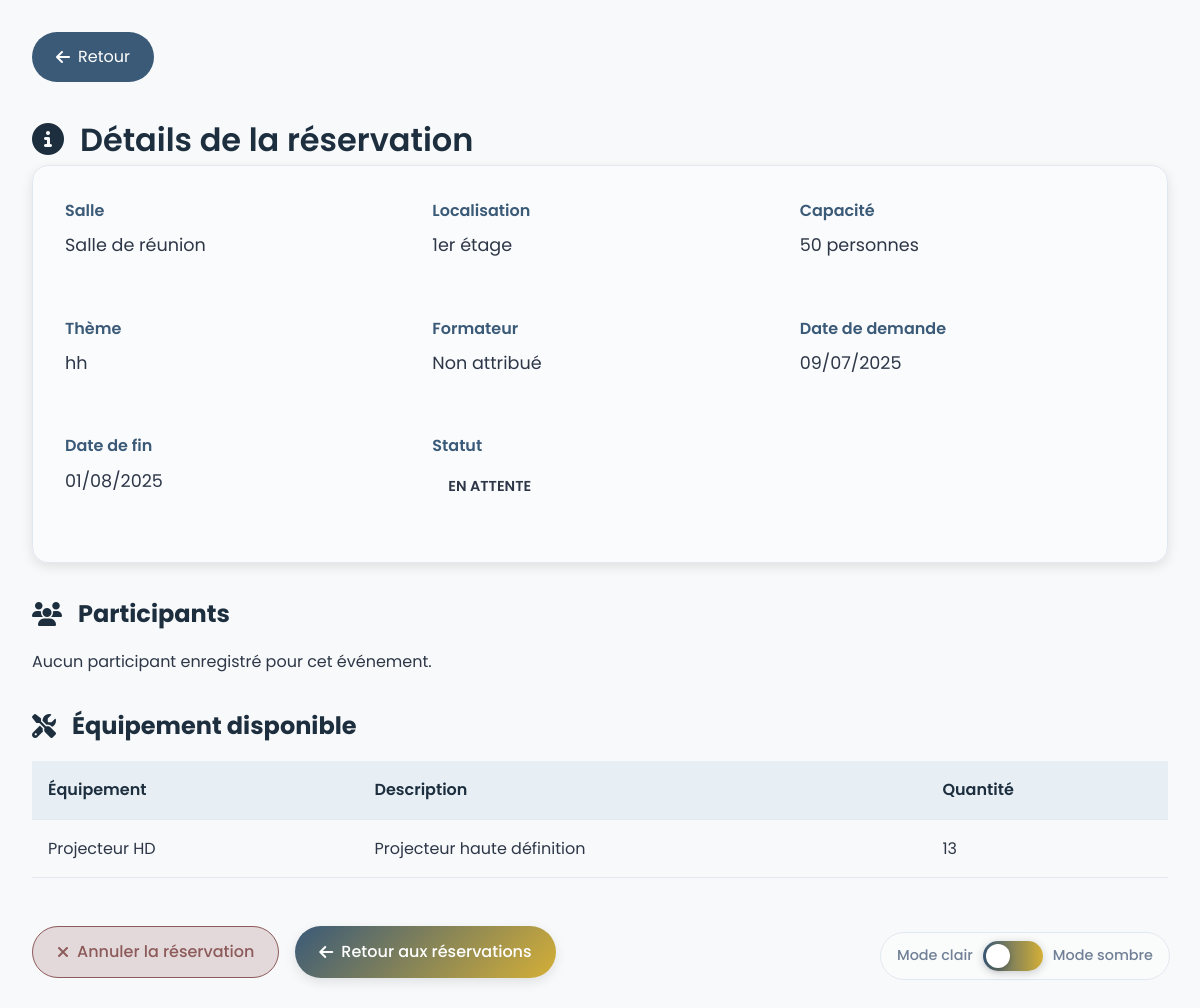
/reservation_details.php?id=7 (signed in), run on the app's committed database.
### tables this page shows
CREATE TABLE `reservation` (
  `id` int(11) NOT NULL,
  `nom` varchar(100) NOT NULL,
  `date_demande` date DEFAULT curdate(),
  `date_debut` date DEFAULT NULL,
  `date_fin` date NOT NULL,
  `statut` enum('En attente','Confirmée','Annulée') DEFAULT 'En attente',
  `utilisateur_id` int(11) NOT NULL,
  `salle_id` int(11) NOT NULL,
  `formateur_id` int(11) DEFAULT NULL
);

CREATE TABLE `salles` (
  `id` int(11) NOT NULL,
  `nom` varchar(100) NOT NULL,
  `capacite` int(11) NOT NULL,
  `localisation` varchar(50) NOT NULL,
  `disponible` tinyint(1) DEFAULT 1,
  `statut` enum('disponible','reserve','en_maintenance') NOT NULL DEFAULT 'disponible'
);

CREATE TABLE `equipement` (
  `id` int(11) NOT NULL,
  `nom` varchar(100) NOT NULL,
  `description` text DEFAULT NULL,
  `salle_id` int(11) DEFAULT NULL,
  `quantite` int(11) NOT NULL DEFAULT 0
);

### reservation_details.php (the view, shortened to what this page needs)
<?php
require_once __DIR__ . '/classes.php';
$reservationId = (int)$_GET['id'];
$user = $_SESSION['user'];
try {
    $stmt = $pdo->prepare("
        SELECT r.*, s.nom as salle_nom, s.localisation, s.capacite,
               IFNULL(e.theme, 'Non spécifié') as evenement_theme,
               IFNULL(CONCAT(u.prenom, ' ', u.nom), 'Non attribué') as formateur_nom
        FROM reservation r
        JOIN salles s ON r.salle_id = s.id
        LEFT JOIN evenement e ON e.salle_id = r.salle_id
            AND e.date_debut <= r.date_fin
            AND e.date_fin >= r.date_demande
        LEFT JOIN formateur f ON e.formateur_id = f.id
        LEFT JOIN utilisateurs u ON f.utilisateur_id = u.id
        WHERE r.id = ? AND r.utilisateur_id = ?
    ");
    $stmt->execute([$reservationId, $user->getId()]);
    $reservation = $stmt->fetch(PDO::FETCH_ASSOC);
    $stmtParticipants = $pdo->prepare("
        SELECT p.id, u.nom, u.prenom, p.service
        FROM evenement_participants ep
        JOIN participants p ON ep.participant_id = p.id
        JOIN utilisateurs u ON p.utilisateur_id = u.id
        JOIN evenement e ON ep.evenement_id = e.id
        WHERE e.salle_id = ? AND e.date_debut <= ? AND e.date_fin >= ?
    ");
    $stmtParticipants->execute([
        $reservation['salle_id'],
        $reservation['date_fin'],
        $reservation['date_demande']
    ]);
    $participants = $stmtParticipants->fetchAll(PDO::FETCH_ASSOC);
    $stmtEquipement = $pdo->prepare("
        SELECT nom, description, quantite
        FROM equipement
        WHERE salle_id = ?
    ");
    $stmtEquipement->execute([$reservation['salle_id']]);
    $equipement = $stmtEquipement->fetchAll(PDO::FETCH_ASSOC);
} catch (PDOException $e) {
    $errorMessage = "Erreur de base de données : " . $e->getMessage();
}
?>
<!DOCTYPE html>
<html lang="fr">
<head>
    <link rel="stylesheet" href="https://cdnjs.cloudflare.com/ajax/libs/font-awesome/6.4.0/css/all.min.css">
</head>
<body>
    <div class="theme-toggle-container">
        <span class="theme-label">Mode clair</span>
        <label class="theme-toggle">
            <span class="toggle-slider"></span>
        </label>
        <span class="theme-label">Mode sombre</span>
    </div>
    <div class="container">
        <a href="my_reservations.php" class="back-btn">
            <i class="fas fa-arrow-left"></i> Retour
        </a>
        <h1 class="page-title">
            <i class="fas fa-info-circle"></i>
            Détails de la réservation
        </h1>
        <div class="detail-card">
            <div class="detail-grid">
                <div class="detail-item">
                    <span class="detail-label">Salle</span>
                    <p class="detail-value"><?= htmlspecialchars($reservation['salle_nom']) ?></p>
                </div>
                <div class="detail-item">
                    <span class="detail-label">Localisation</span>
                    <p class="detail-value"><?= htmlspecialchars($reservation['localisation']) ?></p>
                </div>
                <div class="detail-item">
                    <span class="detail-label">Capacité</span>
                    <p class="detail-value"><?= htmlspecialchars($reservation['capacite']) ?> personnes</p>
                </div>
                <div class="detail-item">
                    <span class="detail-label">Thème</span>
                    <p class="detail-value"><?= htmlspecialchars($reservation['evenement_theme']) ?></p>
                </div>
                <div class="detail-item">
                    <span class="detail-label">Formateur</span>
                    <p class="detail-value"><?= htmlspecialchars($reservation['formateur_nom']) ?></p>
                </div>
                <div class="detail-item">
                    <span class="detail-label">Date de demande</span>
                    <p class="detail-value"><?= date('d/m/Y', strtotime($reservation['date_demande'])) ?></p>
                </div>
                <div class="detail-item">
                    <span class="detail-label">Date de fin</span>
                    <p class="detail-value"><?= date('d/m/Y', strtotime($reservation['date_fin'])) ?></p>
                </div>
                <div class="detail-item">
                    <span class="detail-label">Statut</span>
                    <p class="detail-value">
                        <span class="status-badge status-<?= strtolower($reservation['statut']) ?>">
                            <?= htmlspecialchars($reservation['statut']) ?>
                        </span>
                    </p>
                </div>
            </div>
        </div>
        <h2 class="section-title">
            <i class="fas fa-users"></i>
            Participants
        </h2>
        <?php if (!empty($participants)): ?>
            <div class="table-container">
                <table>
                    <thead>
                        <tr>
                            <th>Nom</th>
                            <th>Prénom</th>
                            <th>Service</th>
                        </tr>
                    </thead>
                    <tbody>
                        <?php foreach ($participants as $participant): ?>
                            <tr>
                                <td><?= htmlspecialchars($participant['nom']) ?></td>
                                <td><?= htmlspecialchars($participant['prenom']) ?></td>
                                <td><?= htmlspecialchars($participant['service']) ?></td>
                            </tr>
                        <?php endforeach; ?>
                    </tbody>
                </table>
            </div>
        <?php else: ?>
            <p>Aucun participant enregistré pour cet événement.</p>
        <?php endif; ?>
        <h2 class="section-title">
            <i class="fas fa-tools"></i>
            Équipement disponible
        </h2>
        <?php if (!empty($equipement)): ?>
            <div class="table-container">
                <table>
                    <thead>
                        <tr>
                            <th>Équipement</th>
                            <th>Description</th>
                            <th>Quantité</th>
                        </tr>
                    </thead>
                    <tbody>
                        <?php foreach ($equipement as $item): ?>
                            <tr>
                                <td><?= htmlspecialchars($item['nom']) ?></td>
                                <td><?= htmlspecialchars($item['description']) ?></td>
                                <td><?= htmlspecialchars($item['quantite']) ?></td>
                            </tr>
                        <?php endforeach; ?>
                    </tbody>
                </table>
            </div>
        <?php else: ?>
            <p>Aucun équipement spécifique n'est disponible dans cette salle.</p>
        <?php endif; ?>
        <div class="action-btns">
            <?php if ($reservation['statut'] == 'En attente'): ?>
                <a href="cancel_reservation.php?id=<?= $reservation['id'] ?>" class="btn btn-danger">
                    <i class="fas fa-times"></i> Annuler la réservation
                </a>
            <?php endif; ?>
            <a href="my_reservations.php" class="btn btn-primary">
                <i class="fas fa-arrow-left"></i> Retour aux réservations
            </a>
        </div>
    </div>
</body>
</html>

### reservation_details.php (style rules this page uses)
:root { --primary: #3A5A78; --primary-light: #6B8D9E; --primary-dark: #1D2F3F; --accent: #D4AF37; --light: #F8F9FA; --text: #2D3748; --text-light: #718096; --white: #FFFFFF; --gray: #E2E8F0; --success: #5A8D5A; --warning: #8D7B5A; --error: #8D5A5A; --dark-bg: #0F172A; --dark-surface: #1E293B; --dark-text: #F1F5F9; --dark-text-light: #94A3B8; --dark-gray: #334155; --dark-primary: #5B8FB9; --dark-primary-light: #7FB3D5; --dark-primary-dark: #1E3A8A; --dark-accent: #FBBF24; --gradient: linear-gradient(135deg, var(--primary) 0%, var(--accent) 100%); --glass: rgba(255, 255, 255, 0.3); --dark-glass: rgba(30, 41, 59, 0.5); --radius: 16px; --transition: all 0.4s cubic-bezier(0.16, 1, 0.3, 1); --shadow-sm: 0 4px 12px rgba(0, 0, 0, 0.1); --shadow-md: 0 8px 24px rgba(0, 0, 0, 0.15); --shadow-lg: 0 15px 35px rgba(0, 0, 0, 0.2); }
* { margin: 0; padding: 0; box-sizing: border-box; }
body { font-family: "Poppins", sans-serif; background-color: var(--light); color: var(--text); line-height: 1.6; overflow-x: hidden; transition: background-color 0.5s ease, color 0.5s ease; }
.container { max-width: 1200px; margin: 0 auto; padding: 2rem; }
.page-title { font-size: 2rem; font-weight: 600; color: var(--primary-dark); display: flex; align-items: center; gap: 1rem; }
.back-btn { display: inline-flex; align-items: center; gap: 0.5rem; padding: 0.75rem 1.5rem; background: var(--primary); color: white; border-radius: 50px; text-decoration: none; transition: var(--transition); margin-bottom: 2rem; }
.detail-card { background: var(--glass); border-radius: var(--radius); padding: 2rem; margin-bottom: 2rem; box-shadow: var(--shadow-sm); border: 1px solid var(--gray); transition: var(--transition); }
.detail-grid { display: grid; grid-template-columns: repeat(auto-fit, minmax(300px, 1fr)); gap: 2rem; }
.detail-item { margin-bottom: 1.5rem; }
.detail-label { font-weight: 600; color: var(--primary); margin-bottom: 0.5rem; display: block; }
.detail-value { font-size: 1.1rem; }
.status-badge { padding: 0.5rem 1rem; border-radius: 20px; font-size: 0.9rem; font-weight: 600; text-transform: uppercase; display: inline-block; }
.section-title { font-size: 1.5rem; margin: 2rem 0 1rem; color: var(--primary-dark); display: flex; align-items: center; gap: 1rem; }
.table-container { overflow-x: auto; margin-bottom: 2rem; }
table { width: 100%; border-collapse: collapse; margin-bottom: 1rem; }
th, td { padding: 1rem; text-align: left; border-bottom: 1px solid var(--gray); }
th { background: rgba(91, 143, 185, 0.1); color: var(--primary-dark); font-weight: 600; }
.action-btns { display: flex; gap: 1rem; margin-top: 2rem; }
.btn { padding: 0.75rem 1.5rem; border-radius: 50px; font-weight: 500; cursor: pointer; transition: var(--transition); border: none; display: inline-flex; align-items: center; gap: 0.5rem; text-decoration: none; }
.btn-primary { background: var(--gradient); color: var(--white); box-shadow: var(--shadow-sm); }
.btn-danger { background: rgba(141, 90, 90, 0.2); color: var(--error); border: 1px solid var(--error); }
.theme-toggle-container { position: fixed; bottom: 30px; right: 30px; z-index: 1000; display: flex; align-items: center; gap: 10px; background: var(--glass); padding: 0.5rem 1rem; border-radius: 50px; backdrop-filter: blur(5px); border: 1px solid var(--gray); }
.theme-toggle { position: relative; display: inline-block; width: 60px; height: 30px; }
.toggle-slider { position: absolute; cursor: pointer; top: 0; left: 0; right: 0; bottom: 0; background: linear-gradient(to right, var(--primary), var(--accent)); transition: var(--transition); border-radius: 30px; box-shadow: 0 2px 10px rgba(0, 0, 0, 0.2); }
.toggle-slider:before { position: absolute; content: ""; height: 24px; width: 24px; left: 3px; bottom: 3px; background-color: var(--white); transition: var(--transition); border-radius: 50%; box-shadow: 0 2px 5px rgba(0, 0, 0, 0.2); }
.theme-label { color: var(--text-light); font-size: 0.9rem; font-weight: 500; transition: color 0.3s ease; }

### data on the page
reservation: salle.nom "Salle de réunion", salle.localisation "1er étage", salle.capacite "50", date_demande "09/07/2025", date_fin "01/08/2025", statut "EN ATTENTE"
equipement: nom "Projecteur HD", description "Projecteur haute définition", quantite "13"

### other printed values
$reservation['evenement_theme'] "hh"
$reservation['formateur_nom'] "Non attribué"
